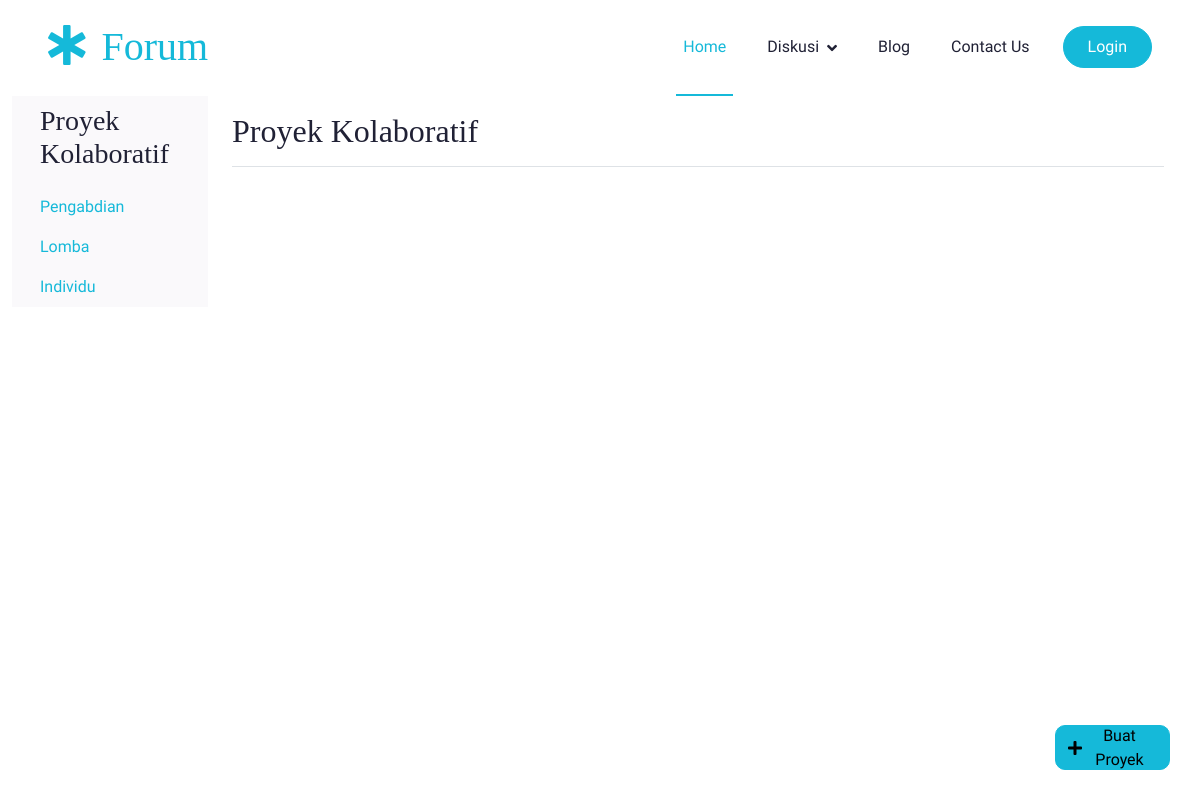
Page /proyek-kolaboratif/ on the earlier database version.
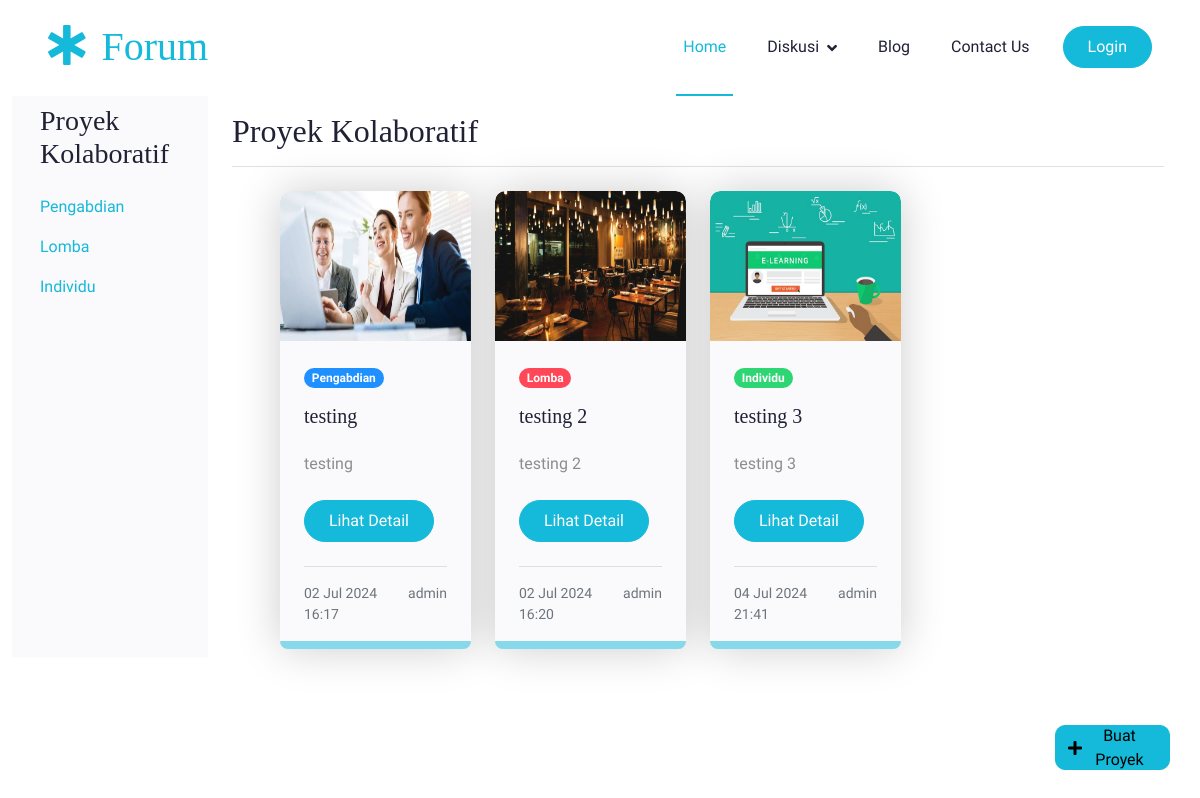
Same page on the later database version.
### forum/models.py (models this page shows, shortened)
class Proyek(models.Model):
    KATEGORI_CHOICES = [
        ('lomba', 'Lomba'),
        ('pengabdian', 'Pengabdian'),
        ('individu', 'Individu'),
    ]
    STATUS_CHOICES = [
        ('diterima', 'Diterima'),
        ('direview', 'Direview'),
        ('ditolak', 'Ditolak'),
    ]
    id = models.AutoField(primary_key=True)
    user = models.ForeignKey(User, on_delete=models.CASCADE, null=True, blank=True)
    sampul = models.ImageField(upload_to='sampul_proyek/')
    judul = models.CharField(max_length=255)
    deskripsi = models.TextField()
    syarat = models.TextField()
    kategori_proyek = models.CharField(max_length=10, choices=KATEGORI_CHOICES)
    status = models.CharField(max_length=10, choices=STATUS_CHOICES)
    created_at = models.DateTimeField(default=timezone.now)
    class Meta:
        verbose_name_plural = "Proyek"

### forum/views.py (the view)
# urls.py: path('proyek-kolaboratif/', views.proyek_kolaboratif,name='proyek-kolaboratif'),
def proyek_kolaboratif(request):
    proyek_diterima = Proyek.objects.filter(status='diterima')
    context = {
        'proyek_diterima': proyek_diterima
    }
    return render(request, 'proyek-kolaboratif.html', context)

### forum/templates/proyek-kolaboratif.html (shortened to what this page needs)
<!DOCTYPE html>
<html lang="en">
  <head>
    <link rel="stylesheet" href="https://cdn.jsdelivr.net/npm/bootstrap@5.3.0/dist/css/bootstrap.min.css" />
    <link href="https://cdn.jsdelivr.net/npm/bootstrap@5.3.0/dist/css/bootstrap.min.css" rel="stylesheet" />
    <link href="https://cdn.jsdelivr.net/npm/bootstrap@5.3.0/dist/css/bootstrap.min.css" rel="stylesheet" />
    <link rel="stylesheet" href="https://use.fontawesome.com/releases/v5.15.4/css/all.css" />
    <link href="https://cdn.jsdelivr.net/npm/bootstrap-icons@1.4.1/font/bootstrap-icons.css" rel="stylesheet" />
    {% load static %}
    <link rel="stylesheet" href="{% static 'css/styles.css' %}" />
    <link rel="stylesheet" href="{% static 'css/bootstrap.min.css' %}" />
  </head>
  <body>
    {% include 'partials/navbar.html' %}
    <div class="container-fluid">
      <div class="row">
        <nav id="sidebar" class="col-md-3 col-lg-2 d-md-block bg-light sidebar">
          <div class="position-sticky">
            <a class="nav-link active" href="#" onclick="changeContent('Proyek Kolaboratif')"><h3>Proyek Kolaboratif</h3></a>
            <ul class="nav flex-column">
              <li class="nav-item">
                <a class="nav-link" href="#" onclick="changeContent('Pengabdian Masyarakat')">Pengabdian</a>
              </li>
              <li class="nav-item">
                <a class="nav-link" href="#" onclick="changeContent('Lomba')">Lomba</a>
              </li>
              <li class="nav-item">
                <a class="nav-link" href="#" onclick="changeContent('Individu')">Individu</a>
              </li>
            </ul>
          </div>
        </nav>
        <main class="col-md-9 ms-sm-auto col-lg-10 px-md-4">
          <div class="d-flex justify-content-between flex-wrap flex-md-nowrap align-items-center pt-3 pb-2 mb-3 border-bottom">
            <h1 class="h2" id="mainTitle">Proyek Kolaboratif</h1>
          </div>
          <div class="container-fluid service py-1" id="mainContent">
            <div class="container py-1">
              <div class="row g-4 justify-content-start">
                {% for proyek in proyek_diterima %}
                  <div class="col-md-6 col-lg-4 col-xl-3 wow fadeInUp" data-wow-delay="0.1s">
                    <div class="service-item rounded">
                      <div class="service-img rounded-top">
                        <img src="{{ proyek.sampul.url }}" class="img-fluid rounded-top w-100" alt="{{ proyek.judul }}" style="height: 150px;"/>
                      </div>
                      <div class="service-content rounded-bottom bg-light p-4">
                        <div class="service-content-inner">
                          <span class="mb-3 badge {% if proyek.kategori_proyek == 'lomba' %}badge-lomba{% elif proyek.kategori_proyek == 'pengabdian' %}badge-pengabdian{% else %}badge-individu{% endif %}">
                            {{ proyek.kategori_proyek | capfirst }}
                          </span>
                          <h5 class="mb-4">{{ proyek.judul }}</h5>
                          <p class="mb-4">{{ proyek.deskripsi|truncatewords:20 }}</p>
                          <a href="{% url 'proyek-detail' proyek.id %}" class="btn btn-primary rounded-pill text-white py-2 px-4 mb-2">Lihat Detail</a>
                          <hr>
                          <div class="d-flex justify-content-between">
                            <small class="text-muted">{{ proyek.created_at|date:"d M Y H:i" }}</small>
                            <small class="text-muted">{{ proyek.user }}</small>
                          </div>
                        </div>
                      </div>
                    </div>
                  </div>
                {% endfor %}
              </div>
            </div>
          </div>
        </main>
      </div>
    </div>
    {% include 'partials/buatProyek.html' %}
  </body>
</html>

Differences in the rows shown:
added Proyek: sampul (picture), kategori_proyek "Pengabdian", judul "testing", deskripsi "testing", created_at "02 Jul 2024 16:17", user "admin"
added Proyek: sampul (picture), kategori_proyek "Lomba", judul "testing 2", deskripsi "testing 2", created_at "02 Jul 2024 16:20", user "admin"
added Proyek: sampul (picture), kategori_proyek "Individu", judul "testing 3", deskripsi "testing 3", created_at "04 Jul 2024 21:41", user "admin"
